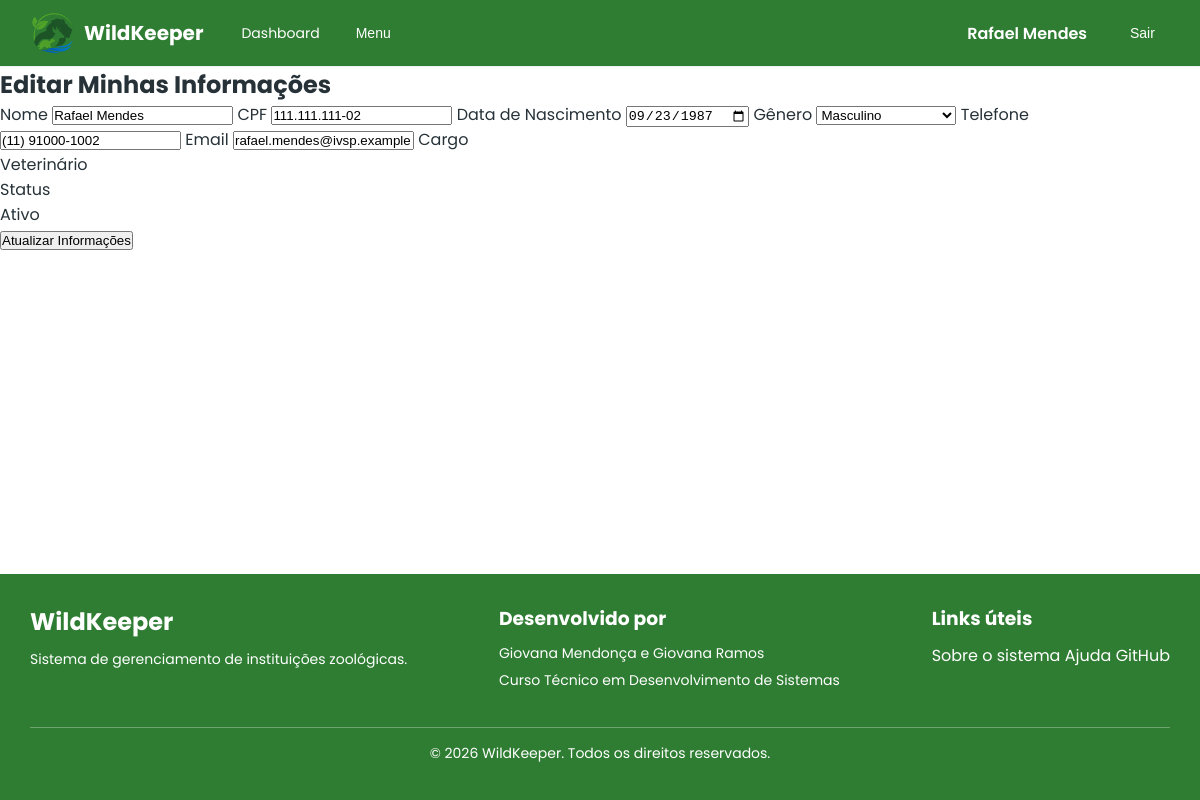
/src/perfil/editar_usuario.php (signed in), run on the app's committed database.
### tables this page shows
CREATE TABLE

    IF NOT EXISTS users (

        id INT PRIMARY KEY AUTO_INCREMENT,

        nome VARCHAR(100) NOT NULL,

        cpf VARCHAR(14) NOT NULL UNIQUE,

        data_nascimento DATE NOT NULL,

        genero ENUM (

            'Masculino',

            'Feminino',

            'Não-binário',

            'Outro',

            'Prefiro não informar'

        ) NOT NULL,

        telefone VARCHAR(20) NOT NULL UNIQUE,

        email VARCHAR(100) NOT NULL UNIQUE,

        senha_hash VARCHAR(255) NOT NULL,

        cargo_id INT NOT NULL,

        status ENUM ('Ativo', 'Férias', 'Afastado', 'Desligado') DEFAULT 'Ativo',

        instituicao_id INT NOT NULL,

        FOREIGN KEY (cargo_id) REFERENCES cargos (id),

        FOREIGN KEY (instituicao_id) REFERENCES instituicoes (id),

        created_at TIMESTAMP DEFAULT CURRENT_TIMESTAMP,

        updated_at TIMESTAMP DEFAULT CURRENT_TIMESTAMP ON UPDATE CURRENT_TIMESTAMP

    );

CREATE TABLE

    IF NOT EXISTS cargos (

        id INT PRIMARY KEY AUTO_INCREMENT,

        nome VARCHAR(80) NOT NULL,

        nivel INT NOT NULL,

        created_at TIMESTAMP DEFAULT CURRENT_TIMESTAMP,

        updated_at TIMESTAMP DEFAULT CURRENT_TIMESTAMP ON UPDATE CURRENT_TIMESTAMP

    );

### src/perfil/editar_usuario.php (the view, shortened to what this page needs)
<?php
include "../includes/autenticacao.php";
$sql = "SELECT
    users.id,
    users.nome,
    users.cpf,
    users.data_nascimento,
    users.genero,
    users.telefone,
    users.email,
    users.status,
    cargos.nome AS cargo_nome
FROM users
INNER JOIN cargos ON cargos.id = users.cargo_id
WHERE users.id = ? AND users.instituicao_id = ?";
$stmt = $conexao->prepare($sql);
$stmt->bind_param("ii", $_SESSION['id'], $_SESSION['instituicao_id']);
$stmt->execute();
$result = $stmt->get_result();
$usuario = $result->fetch_assoc();
?>
<!DOCTYPE html>
<html lang="pt-br">
<head>
    <link rel="stylesheet" href="../../assets/css/reset.css">
    <link rel="stylesheet" href="../../assets/css/dashboard_global.css">
</head>
<body>
    <?php include "../includes/dashboard-header.php" ?>
    <main>
        <section>
            <h1>Editar Minhas Informações</h1>
            <form action="atualizar_usuario.php" method="post">
                <label for="nome">Nome</label>
                <input type="text" name="nome" id="nome" maxlength="100" placeholder="Digite seu nome" value="<?= htmlspecialchars($usuario['nome']) ?>">
                <label for="cpf">CPF</label>
                <input type="text" name="cpf" id="cpf" maxlength="14" placeholder="000.000.000-00" value="<?= htmlspecialchars($usuario['cpf']) ?>">
                <label for="data_nascimento">Data de Nascimento</label>
                <input type="date" name="data_nascimento" id="data_nascimento" value="<?= htmlspecialchars($usuario['data_nascimento']) ?>">
                <label for="genero">Gênero</label>
                <select name="genero" id="genero">
                    <option value="Masculino" <?= $usuario['genero'] === 'Masculino' ? 'selected' : '' ?>>Masculino</option>
                </select>
                <label for="telefone">Telefone</label>
                <input type="text" name="telefone" id="telefone" maxlength="20" placeholder="(11) 99999-9999" value="<?= htmlspecialchars($usuario['telefone']) ?>">
                <label for="email">Email</label>
                <input type="email" name="email" id="email" maxlength="100" placeholder="ex.: usuario@email.com" value="<?= htmlspecialchars($usuario['email']) ?>">
                <label>Cargo</label>
                <p><?= htmlspecialchars($usuario['cargo_nome']) ?></p>
                <label>Status</label>
                <p><?= htmlspecialchars($usuario['status']) ?></p>
                <button type="submit">Atualizar Informações</button>
            </form>
        </section>
    </main>
    <?php include "../includes/dashboard-footer.php" ?>
</body>
</html>

### data on the page
users: nome "Rafael Mendes", cpf "111.111.111-02", data_nascimento "09/23/1987", genero "Masculino", telefone "(11) 91000-1002", email "rafael.mendes@ivsp.example", cargo.nome "Veterinário", status "Ativo"

### other printed values
$_SESSION['nome'] "Rafael Mendes"
